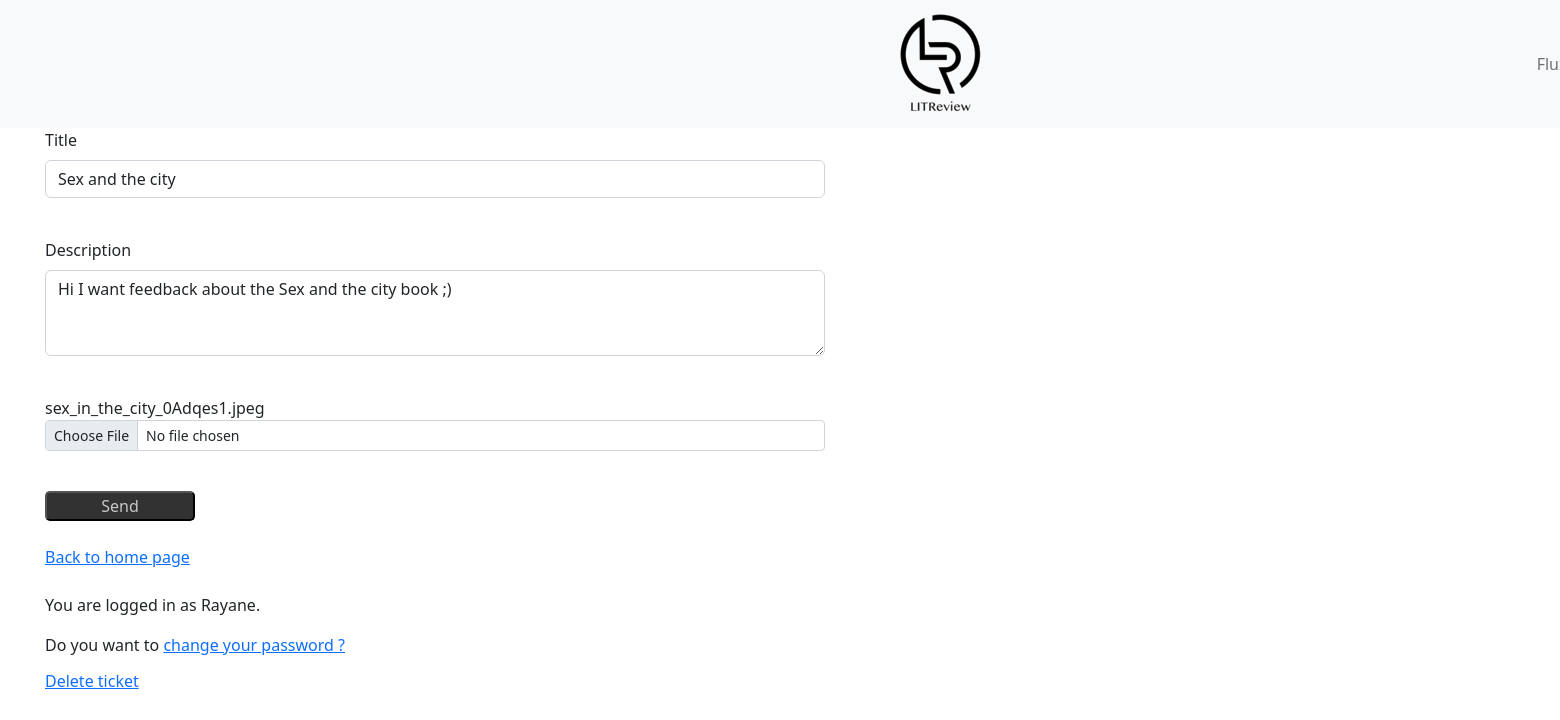
/update_ticket/3/ (signed in), run on the app's committed database.
### reviews/models.py (models this page shows)
class Ticket(models.Model):
    title = models.CharField(max_length=128)
    description = models.TextField(max_length=2048, blank=True)
    user = models.ForeignKey(to=settings.AUTH_USER_MODEL, on_delete=models.CASCADE)
    image = models.ImageField(null=True, blank=True)
    time_created = models.DateTimeField(auto_now_add=True)
    is_already_replied = models.BooleanField(default=False, blank=True)

### authentication/models.py (models this page shows)
class User(AbstractUser):
    SUBSCRIBER = "SUBSCRIBER"
    ROLE_CHOICES = ((SUBSCRIBER, "SUBSCRIBER"),)
    profile_photo = models.ImageField(verbose_name="profile picture")
    role = models.CharField(
        max_length=50, choices=ROLE_CHOICES, verbose_name="Role", null=True
    )
    def __str__(self):
        return self.username

### reviews/views.py (the view, shortened to what this page needs)
# urls.py: path("update_ticket/<int:id>/", reviews.views.update_ticket, name="update_ticket"),
@login_required
def update_ticket(request, id):
    ticket = Ticket.objects.get(id=id)
    context = {"ticket": ticket}
    return render(request, "reviews/update_ticket.html", context=context)

### reviews/templates/reviews/update_ticket.html (shortened to what this page needs)
{% extends 'base.html' %}
{% block content %}
    {% load static %}
    <link rel="stylesheet" href="{% static 'reviews/styles.css' %}" />
    <form method="post" enctype="multipart/form-data">
    <div class="mb-3">
      <label for="exampleFormControlInput1" class="form-label">Title</label>
      <input type="text" class="form-control" id="exampleFormControlInput1" name="title" value="{{ ticket.title }}">
    </div><br>
    <div class="mb-3">
      <label for="exampleFormControlTextarea1" class="form-label">Description</label>
      <textarea class="form-control" id="exampleFormControlTextarea1" name="description" rows="3">{{ ticket.description }}</textarea>
    </div><br>
    <div class="mb-3">
        {{ ticket.image }}
      <input class="form-control form-control-sm" id="formFileSm" name="image" type="file">
    </div><br>
     <button id="create_ticket" type="submit">Send</button>
    </form><br>
    <div class="back_to_home_page">
    <a href="{% url 'home' %}">Back to home page</a>
    </div>
    <div class="delete_ticket">
        <a href="{% url 'delete_ticket' ticket.id %}">Delete ticket</a>
    </div>
{% endblock content %}

### templates/base.html (shortened to what this page needs)
<!DOCTYPE html>
{% load static %}
<html lang="en">
<head>
    <link rel="stylesheet" href="{% static 'base.css' %}" />
     <link href="https://cdn.jsdelivr.net/npm/bootstrap@5.2.0-beta1/dist/css/bootstrap.min.css" rel="stylesheet"
>
</head>
<body>
    <header>
        <nav class="navbar navbar-expand-lg bg-light">
            <p id="litreview_logo"><img src="{% static 'LitReview_logo.PNG' %}" alt="LitReview logo"/></p>
                  <div class="container-fluid">
                    <div class="collapse navbar-collapse" id="navbarNav">
                        {% if user.is_authenticated %}
                          <ul class="navbar-nav">
                            <li class="nav-item">
                                {% if request.path == '/home/' %}
                                  <a class="nav-link active" aria-current="page" href="{% url 'home' %}">Flux</a>
                                {% else %}
                                    <a class="nav-link" href="{% url 'home' %}">Flux</a>
                                {% endif %}
                            </li>
                          </ul>
                        {% endif %}
                    </div>
                  </div>
            </nav>
    </header>
    {% block content %}{% endblock content %}
    {% if user.is_authenticated %}
        <p id="welcome_message">You are logged in as {{ request.user }}.</p>
        <p id="password_change_suggestion">Do you want to
            <a href="{% url 'password_change' %}">change your password ?</a></p>
    {% endif %}
</body>
</html>

### static/base.css (style rules this page uses)
#litreview_logo { position: relative; width: 150px; margin: auto; left: 880px; }
.navbar-nav { position: relative; left: 1380px; }
#welcome_message, #password_change_suggestion { position: relative; left: 45px; }

### reviews/static/reviews/styles.css (style rules this page uses)
#create_ticket { position: relative; background-color: rgb(50, 50, 50); color: rgb(200, 200, 200); border-radius: 5px; text-align: center; height: 30px; width: 150px; left: 45px; }
.mb-3, .back_to_home_page { position: relative; width: 50%; left: 45px; }
.delete_ticket { position: relative; left: 45px; top: 100px; }

### data on the page
Ticket: title "Sex and the city", description "Hi I want feedback about the Sex and the city book ;)", image "sex_in_the_city_0Adqes1.jpeg"
User: user "Rayane"
